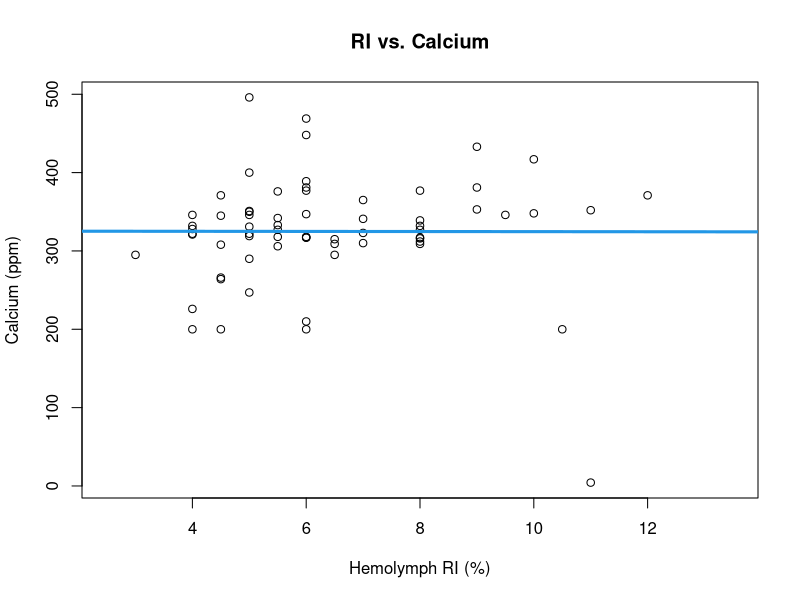
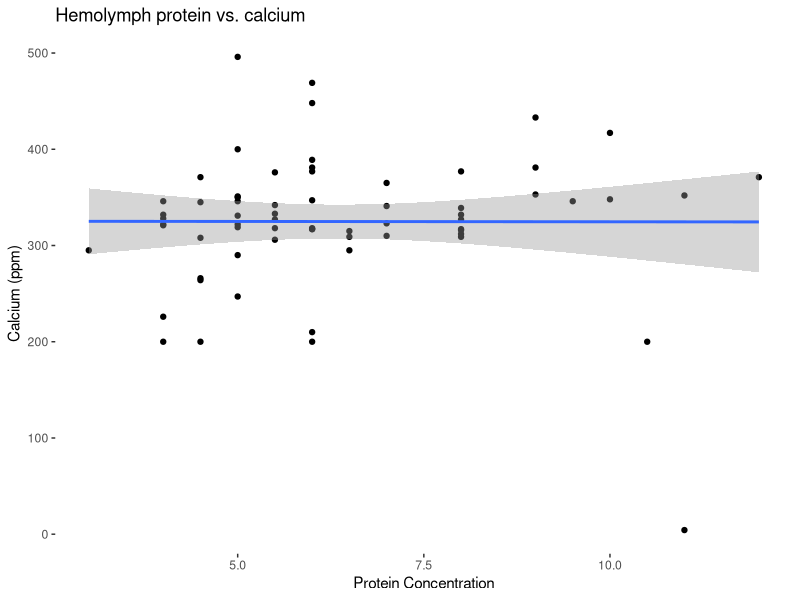
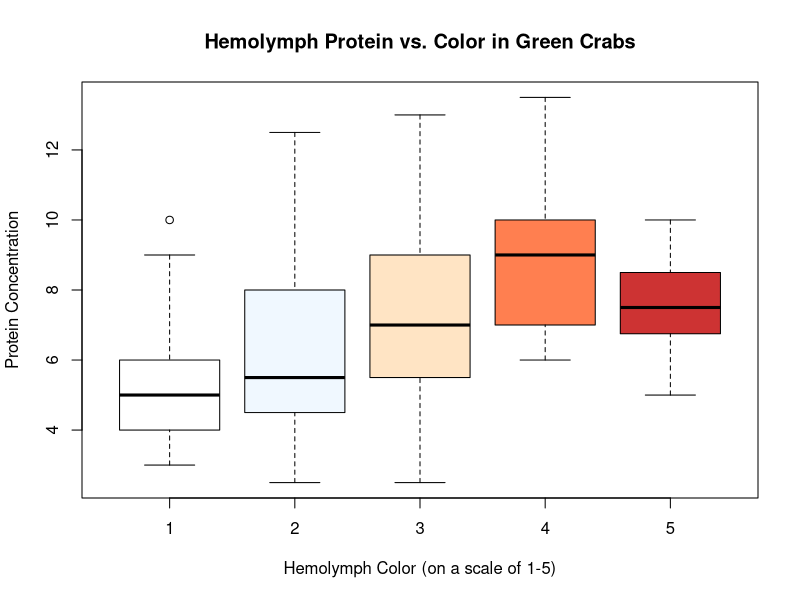
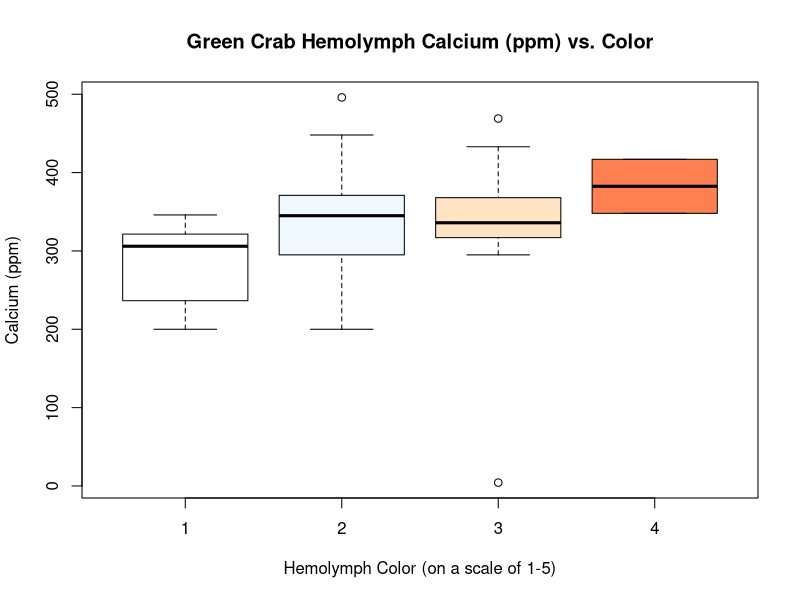

Write the R code that produced these figures, in order.
## ---- chunk 1

# read in relevant documents for this data
gc_dat <- read.csv("../data/prelim_gc_data.csv")

#  updated with full data set 2022-07-27

# libraries for data visualization
library(ggplot2)
library(dplyr)
library(gridExtra)
library(scatterplot3d)
library(MASS)

## ---- chunk 2

plot(Ca ~ RI, data = gc_dat, main = "RI vs. Calcium",
      xlab = "Hemolymph RI (%)", ylab = "Calcium (ppm)")
abline(lm (Ca ~ RI, data = gc_dat), col = 4, lwd = 3)

# correlation plot to look at RI vs. Calcium
# doesn't appear to be a trend

## ---- chunk 3

gc_dat %>% 
        # pipes molt data into ggplot
  ggplot(aes(x = RI, y = Ca)) + 
        # populates plot with hemo ri and ca info
    geom_point() + geom_smooth(method=lm) + 
        # specifies type of plot -- linear model with 95 percent confidence
        xlab("Protein Concentration") + 
        ylab ("Calcium (ppm)") +
        ggtitle("Hemolymph protein vs. calcium") +
        # renames x and y labels and title
      xlim(3, 12) + 
        # specifies x axis between 3 and 12 for more clear visualization
      theme(panel.grid.major = element_blank(),
              panel.grid.minor = element_blank(), 
              panel.background = element_blank())

## ---- chunk 4

ca_ri_mod <- lm(Ca ~ RI, data = gc_dat)
nobs(ca_ri_mod) # tells that there are 127 observations used in this model
summary(ca_ri_mod)
anova(ca_ri_mod) # standard anova
car::Anova(ca_ri_mod, type = 3) # type 3 anova for significance testing

# taken from all during molt cycle, leading to lots of variation
# pointing to trend; small r^2 due to assessing crabs at different times of
# molt cycle
## ---- chunk 5

boxplot(RI ~ Color, data = gc_dat,
         main = "Hemolymph Protein vs. Color in Green Crabs", 
         xlab = "Hemolymph Color (on a scale of 1-5)", 
         ylab = "Protein Concentration", 
         col= c('white', 'aliceblue', 'bisque', 'coral', 'brown3'))


# box plot comparing average RIs for different colored hemolymph
# appears that there are some differences between hemo RI 
# if you want to make graph fancy: make different colors correspond 
# to colors of hemolymph harvested
## ---- chunk 6

boxplot( Ca ~ Color, data = gc_dat, 
      main = "Green Crab Hemolymph Calcium (ppm) vs. Color",
      xlab = "Hemolymph Color (on a scale of 1-5)",
      ylab = "Calcium (ppm)",
      col= c('white', 'aliceblue', 'bisque', 'coral'))

# appears that calcium increases as hemolymph color darkens
## ---- chunk 7

ri_col_mod = lm(Color ~ RI + Ca + RI:Ca, data = gc_dat)
# model for analyzing the effect of ri and ca on color, as well as the
# interaction between the two

summary(ri_col_mod)
anova(ri_col_mod)
car::Anova(ri_col_mod, type = 3)

car::Anova(lm(Color ~ Ca, data = gc_dat), type = 3)
car::Anova(lm(Color ~ RI, data = gc_dat), type = 3)
# interaction model to assess whether or not hemolymph color is altered by
# the interaction between RI and Ca
## ---- chunk 8

fcol <- factor(gc_dat$Color)
# color is on a scale of 1-5; appears as "numeric"; categorical factor

ri_col_aov <- aov (RI ~ fcol, data=gc_dat)
summary(ri_col_aov)
# type 1 aov used for Tukey test
# tests between categories: is 1 dif. than 2, etc.

TukeyHSD(ri_col_aov, conf.level = 0.95) 
# run tukey model
# all categories are different: EXCEPT 5 with 3 and 4
## ---- chunk 9

fcol <- factor(gc_dat$Color)
# color is on a scale of 1-5; appears as "numeric"; categorical factor

ri_ca_aov <- aov (Ca ~ fcol, data=gc_dat)
summary(ri_ca_aov)
# type 1 aov used for Tukey test
# tests between categories: is 1 dif. than 2, etc.

TukeyHSD(ri_ca_aov, conf.level = 0.95) 
# run tukey model
# 2-1, 3-1, 4-1 are significantly different; other categories are the same
